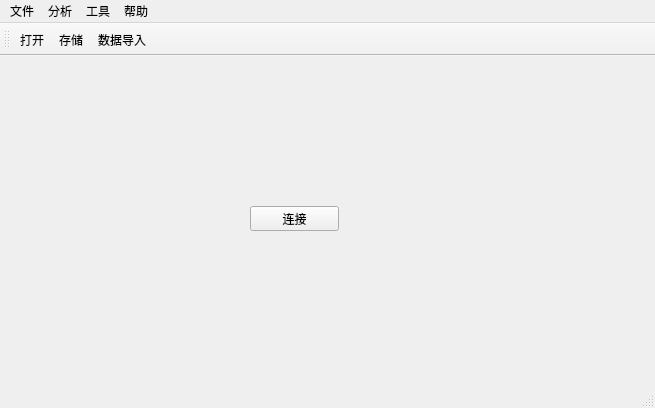
<?xml version="1.0" encoding="UTF-8"?>
<ui version="4.0">
 <class>MainWindow</class>
 <widget class="QMainWindow" name="MainWindow">
  <property name="geometry">
   <rect>
    <x>0</x>
    <y>0</y>
    <width>655</width>
    <height>408</height>
   </rect>
  </property>
  <property name="windowTitle">
   <string>MainWindow</string>
  </property>
  <widget class="QWidget" name="centralWidget">
   <widget class="QPushButton" name="pushButton">
    <property name="geometry">
     <rect>
      <x>250</x>
      <y>150</y>
      <width>89</width>
      <height>25</height>
     </rect>
    </property>
    <property name="text">
     <string>连接</string>
    </property>
   </widget>
  </widget>
  <widget class="QMenuBar" name="menuBar">
   <property name="geometry">
    <rect>
     <x>0</x>
     <y>0</y>
     <width>655</width>
     <height>28</height>
    </rect>
   </property>
   <widget class="QMenu" name="menu">
    <property name="title">
     <string>文件</string>
    </property>
    <addaction name="action"/>
    <addaction name="action_2"/>
    <addaction name="action_3"/>
   </widget>
   <widget class="QMenu" name="menu_2">
    <property name="title">
     <string>分析</string>
    </property>
    <addaction name="action_4"/>
   </widget>
   <widget class="QMenu" name="menu_3">
    <property name="title">
     <string>工具</string>
    </property>
   </widget>
   <widget class="QMenu" name="menu_4">
    <property name="title">
     <string>帮助</string>
    </property>
   </widget>
   <addaction name="menu"/>
   <addaction name="menu_2"/>
   <addaction name="menu_3"/>
   <addaction name="menu_4"/>
  </widget>
  <widget class="QToolBar" name="mainToolBar">
   <attribute name="toolBarArea">
    <enum>TopToolBarArea</enum>
   </attribute>
   <attribute name="toolBarBreak">
    <bool>false</bool>
   </attribute>
   <addaction name="action"/>
   <addaction name="action_2"/>
   <addaction name="action_4"/>
  </widget>
  <widget class="QStatusBar" name="statusBar"/>
  <action name="action">
   <property name="text">
    <string>打开</string>
   </property>
  </action>
  <action name="action_2">
   <property name="text">
    <string>存储</string>
   </property>
  </action>
  <action name="action_3">
   <property name="text">
    <string>另存</string>
   </property>
  </action>
  <action name="action_4">
   <property name="text">
    <string>数据导入</string>
   </property>
  </action>
 </widget>
 <layoutdefault spacing="6" margin="11"/>
 <resources/>
 <connections/>
</ui>
